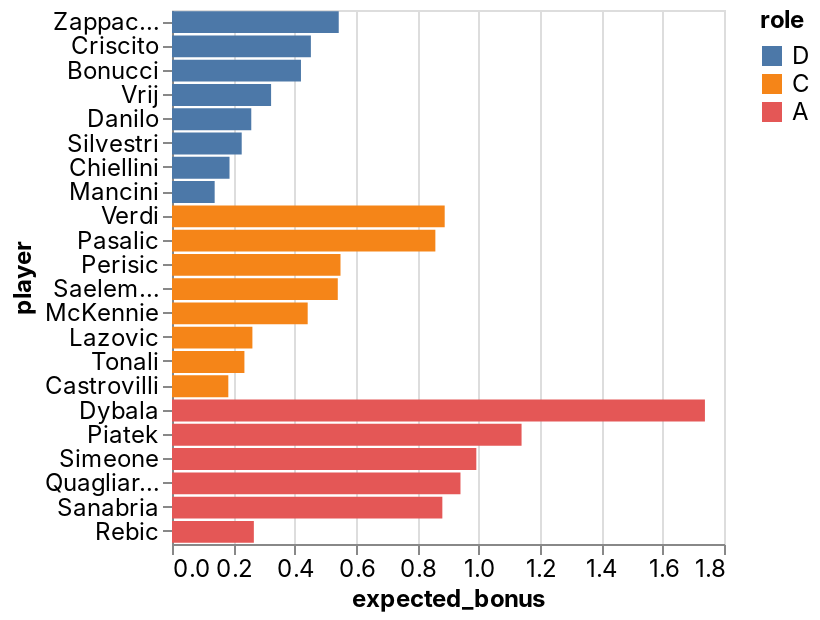

Source (notebook cell):
### Code cell
_deepnote_run_altair(team, """{"$schema":"https://vega.github.io/schema/vega-lite/v4.json","mark":{"type":"bar","tooltip":{"content":"data"}},"height":220,"autosize":{"type":"fit"},"data":{"name":"placeholder"},"encoding":{"x":{"field":"expected_bonus","type":"quantitative","sort":null,"scale":{"type":"linear","zero":false}},"y":{"field":"player","type":"nominal","sort":null,"scale":{"type":"linear","zero":true}},"color":{"field":"role","type":"nominal","sort":null,"scale":{"type":"linear","zero":false}}}}""")

### Figure 1 — Vega-Lite specification as saved in the notebook (floating-point values rounded to 4 significant figures)
{"config": {"view": {"continuousWidth": 400, "continuousHeight": 300}, "area": {"fill": "#51C0E9"}, "axis": {"labelFont": "Inter, sans-serif", "labelFontSize": 12, "labelFontWeight": "normal", "labelLimit": 60, "labelOverlap": "greedy", "titleFont": "Inter, sans-serif", "titleFontSize": 12, "titleFontWeight": "bold"}, "background": "#ffffff", "legend": {"labelFont": "Inter, sans-serif", "labelFontSize": 12, "titleFont": "Inter, sans-serif", "titleFontSize": 12, "titleFontWeight": "bold"}, "line": {"stroke": "#51C0E9", "strokeWidth": 2}, "rect": {"fill": "#51C0E9"}, "title": {"anchor": "start", "color": "#000000", "font": "Inter, sans-serif", "fontSize": 22, "fontWeight": "normal"}}, "data": {"name": "data-4bc360792a5c9861dfeefdb83eebf222"}, "mark": {"type": "bar", "tooltip": {"content": "data"}}, "autosize": {"type": "fit"}, "encoding": {"color": {"type": "nominal", "field": "role", "scale": {"type": "linear", "zero": false}, "sort": null}, "x": {"type": "quantitative", "field": "expected_bonus", "scale": {"type": "linear", "zero": false}, "sort": null}, "y": {"type": "nominal", "field": "player", "scale": {"type": "linear", "zero": true}, "sort": null}}, "height": 300, "width": "container", "$schema": "https://vega.github.io/schema/vega-lite/v4.json", "datasets": {"data-4bc360792a5c9861dfeefdb83eebf222": [{"fanta_team": "MEZAFE", "role": "D", "player": "Zappacosta", "team": "Atalanta", "opponent": "Spezia", "date": "2022-05-08T00:00:00", "expected_bonus": 0.5437}, {"fanta_team": "MEZAFE", "role": "D", "player": "Criscito", "team": "Genoa", "opponent": "Juventus", "date": "2022-05-06T00:00:00", "expected_bonus": 0.4529}, {"fanta_team": "MEZAFE", "role": "D", "player": "Bonucci", "team": "Juventus", "opponent": "Genoa", "date": "2022-05-06T00:00:00", "expected_bonus": 0.4206}, {"fanta_team": "MEZAFE", "role": "D", "player": "Vrij", "team": "Inter", "opponent": "Empoli", "date": "2022-05-06T00:00:00", "expected_bonus": 0.3231}, {"fanta_team": "MEZAFE", "role": "D", "player": "Danilo", "team": "Juventus", "opponent": "Genoa", "date": "2022-05-06T00:00:00", "expected_bonus": 0.2585}, {"fanta_team": "MEZAFE", "role": "D", "player": "Silvestri", "team": "Bologna", "opponent": "Venezia", "date": "2022-05-08T00:00:00", "expected_bonus": 0.2273}, {"fanta_team": "MEZAFE", "role": "D", "player": "Chiellini", "team": "Juventus", "opponent": "Genoa", "date": "2022-05-06T00:00:00", "expected_bonus": 0.1876}, {"fanta_team": "MEZAFE", "role": "D", "player": "Mancini", "team": "Roma", "opponent": "Fiorentina", "date": "2022-05-09T00:00:00", "expected_bonus": 0.1391}, {"fanta_team": "MEZAFE", "role": "C", "player": "Verdi", "team": "Salernitana", "opponent": "Venezia", "date": "2022-05-05T00:00:00", "expected_bonus": 0.8892}, {"fanta_team": "MEZAFE", "role": "C", "player": "Pasalic", "team": "Atalanta", "opponent": "Spezia", "date": "2022-05-08T00:00:00", "expected_bonus": 0.8588}, {"fanta_team": "MEZAFE", "role": "C", "player": "Perisic", "team": "Inter", "opponent": "Empoli", "date": "2022-05-06T00:00:00", "expected_bonus": 0.5494}, {"fanta_team": "MEZAFE", "role": "C", "player": "Saelemaekers", "team": "AC Milan", "opponent": "Verona", "date": "2022-05-08T00:00:00", "expected_bonus": 0.5406}, {"fanta_team": "MEZAFE", "role": "C", "player": "McKennie", "team": "Juventus", "opponent": "Genoa", "date": "2022-05-06T00:00:00", "expected_bonus": 0.4425}, {"fanta_team": "MEZAFE", "role": "C", "player": "Lazovic", "team": "Verona", "opponent": "AC Milan", "date": "2022-05-08T00:00:00", "expected_bonus": 0.2622}, {"fanta_team": "MEZAFE", "role": "C", "player": "Tonali", "team": "AC Milan", "opponent": "Verona", "date": "2022-05-08T00:00:00", "expected_bonus": 0.2361}, {"fanta_team": "MEZAFE", "role": "C", "player": "Castrovilli", "team": "Fiorentina", "opponent": "Roma", "date": "2022-05-09T00:00:00", "expected_bonus": 0.1836}, {"fanta_team": "MEZAFE", "role": "A", "player": "Dybala", "team": "Juventus", "opponent": "Genoa", "date": "2022-05-06T00:00:00", "expected_bonus": 1.738}, {"fanta_team": "MEZAFE", "role": "A", "player": "Piatek", "team": "Fiorentina", "opponent": "Roma", "date": "2022-05-09T00:00:00", "expected_bonus": 1.14}, {"fanta_team": "MEZAFE", "role": "A", "player": "Simeone", "team": "Verona", "opponent": "AC Milan", "date": "2022-05-08T00:00:00", "expected_bonus": 0.9924}, {"fanta_team": "MEZAFE", "role": "A", "player": "Quagliarella", "team": "Sampdoria", "opponent": "Lazio", "date": "2022-05-07T00:00:00", "expected_bonus": 0.9407}, {"fanta_team": "MEZAFE", "role": "A", "player": "Sanabria", "team": "Torino", "opponent": "Napoli", "date": "2022-05-07T00:00:00", "expected_bonus": 0.8816}, {"fanta_team": "MEZAFE", "role": "A", "player": "Rebic", "team": "AC Milan", "opponent": "Verona", "date": "2022-05-08T00:00:00", "expected_bonus": 0.2669}]}}
